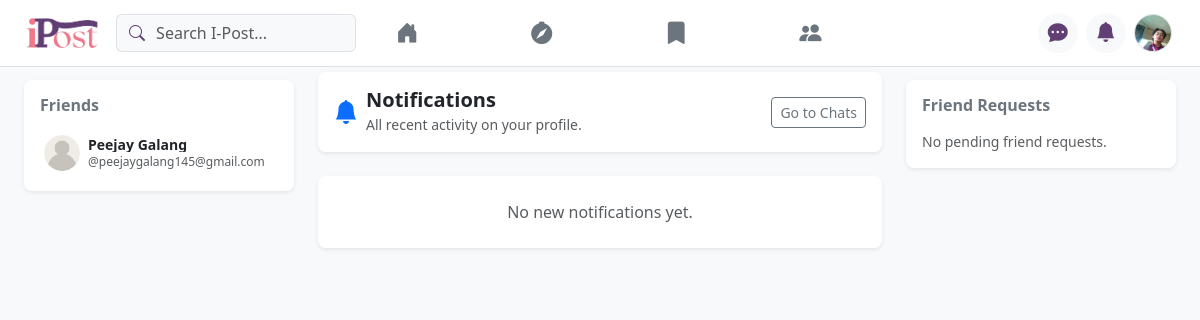
The page /Pages/notifications.php (signed in) on the database its author committed.
### tables this page shows
CREATE TABLE `users` (
  `id` bigint(20) UNSIGNED NOT NULL,
  `fullname` varchar(100) NOT NULL,
  `username` varchar(50) NOT NULL,
  `password_hash` varchar(255) NOT NULL,
  `bio` text DEFAULT NULL,
  `profile_picture` varchar(255) DEFAULT 'default_avatar.png',
  `cover_photo` varchar(255) DEFAULT NULL,
  `location` varchar(100) DEFAULT NULL,
  `birth_date` date DEFAULT NULL,
  `is_private` tinyint(1) DEFAULT 0,
  `created_at` timestamp NOT NULL DEFAULT current_timestamp(),
  `updated_at` timestamp NOT NULL DEFAULT current_timestamp() ON UPDATE current_timestamp()
);

### Context/getuserdata.php (called while the page is built, shortened)
<?php
    require_once __DIR__ . '/../config.php';
    $current_user_id = $_SESSION['user_id'];
    $stmtUser = mysqli_prepare($conn, "SELECT fullname, username, profile_picture FROM users WHERE id = ? LIMIT 1");
    mysqli_stmt_bind_param($stmtUser, "i", $current_user_id);
    mysqli_stmt_execute($stmtUser);
    $resultUser = mysqli_stmt_get_result($stmtUser);
    $user_data = mysqli_fetch_assoc($resultUser) ?: [
        'fullname' => $_SESSION['fullname'] ?? 'User',
        'username' => $_SESSION['username'] ?? 'user',
        'profile_picture' => ''
    ];
    if (!function_exists('getAvatar')) {
        function getAvatar($img) {
            return resolveUserImagePath($img, '../img/default_profile.png');
        }
    }
?>

### config.php (called while the page is built, shortened)
<?php
function resolveUserImagePath($path, $default = '../img/default_profile.png') {
    $normalized = trim(str_replace('\\', '/', $path));
    $normalized = preg_replace('#^img/uploads/#', 'uploads/', $normalized);
    $normalized = preg_replace('#^uploads/uploads/#', 'uploads/', $normalized);
    $project_root = __DIR__;
    $basename = basename($normalized);
    $root_rel = ltrim($normalized, '/');
    $candidates = [
        $normalized,
        '../' . $root_rel,
        './' . $root_rel,
        '../uploads/' . $basename,
        $project_root . '/uploads/' . $basename,
        $project_root . '/' . $root_rel,
    ];
    if (str_starts_with($normalized, 'uploads/')) {
        $candidates[] = '../' . $normalized;
    }
    foreach ($candidates as $candidate) {
        $key = trim((string)$candidate);
        $abs = $project_root . '/' . ltrim($key, '/');
        if (str_starts_with($key, '../') || str_starts_with($key, './')) {
            $abs = $project_root . '/' . ltrim(substr($key, 3), '/');
        }
        if (str_starts_with($key, 'uploads/')) {
            $abs = $project_root . '/' . $key;
            if (file_exists($abs) && is_file($abs)) {
                return '../' . $key;
            }
        }
        $uploads_abs = $project_root . '/uploads/' . $basename;
    }
    return $default;
}
?>

### Components/friends.php (the view, shortened to what this page needs)
<?php
$current_user_id = $_SESSION['user_id'] ?? null;
$query = "
    SELECT
        u.id AS friend_id,
        u.fullname,
        u.username,
        u.profile_picture
    FROM friends f
    JOIN users u ON (f.friend_user_id = u.id OR f.user_id = u.id)
    WHERE (f.user_id = ? OR f.friend_user_id = ?)
      AND u.id != ?
      AND f.status = 'accepted'
    ORDER BY u.fullname ASC
";
$stmt = $conn->prepare($query);
$stmt->bind_param("iii", $current_user_id, $current_user_id, $current_user_id);
$stmt->execute();
$friends_result = $stmt->get_result();
?>
<div class="card shadow-sm border-0 rounded-3">
    <div class="card-body p-3">
        <h6 class="card-title fw-bold text-secondary mb-3">Friends</h6>
        <?php if ($friends_result && $friends_result->num_rows > 0): ?>
            <div class="d-flex flex-column gap-2">
                <?php while ($friend = $friends_result->fetch_assoc()): ?>
                    <?php
                        $avatar = resolveUserImagePath($friend['profile_picture'] ?? '', '../img/default_profile.png');
                    ?>
                    <a href="profile.php?id=<?php echo $friend['friend_id']; ?>" class="d-flex align-items-center text-decoration-none p-1 rounded-2 hover-bg-light">
                        <img src="<?php echo htmlspecialchars($avatar); ?>"
                             alt="Profile"
                             class="rounded-circle me-2 object-fit-cover"
                             width="36"
                             height="36"
                             onerror="this.onerror=null; this.src='../img/default_profile.png';">
                        <div class="lh-1">
                            <span class="fw-bold d-block text-dark small text-truncate" style="max-width: 150px;"><?php echo htmlspecialchars($friend['fullname']); ?></span>
                            <small class="text-muted" style="font-size: 0.75rem;">@<?php echo htmlspecialchars($friend['username']); ?></small>
                        </div>
                    </a>
                <?php endwhile; ?>
            </div>
        <?php else: ?>
            <p class="text-muted small m-0">No friends added yet.</p>
        <?php endif; ?>
    </div>
</div>

### Components/nav.php (shortened to what this page needs)
<?php
    include_once __DIR__ . '/../Context/getuserdata.php';
    $current_page = basename($_SERVER['PHP_SELF']);
?>
    <nav class="navbar bg-white border-bottom fixed-top py-2 w-100" style="z-index: 1040; top: 0; left: 0;">
        <div class="container-fluid px-2 px-md-4 d-flex align-items-center justify-content-between flex-nowrap">
            <div class="d-none d-lg-flex align-items-center gap-3 flex-grow-0 me-2">
                <a href="dashboard.php" class="navbar-brand m-0 p-0">
                    <img src="../img/iPost_logo.png" alt="I-Post Logo" height="38">
                </a>
                <form role="search" action="search.php" method="GET" style="width: 240px;">
                    <div class="input-group">
                        <span class="input-group-text bg-light border-end-0 text-secondary-custom">
                            <i class="bi bi-search"></i>
                        </span>
                        <input class="form-control bg-light border-start-0 ps-0" type="search" name="q" placeholder="Search I-Post..." required>
                    </div>
                </form>
            </div>
            <ul class="navbar-nav mx-auto d-none d-lg-flex flex-row justify-content-center gap-5">
                <li class="nav-item mx-3">
                    <a class="nav-link nav-icon-link <?php echo ($current_page == 'dashboard.php') ? 'active' : ''; ?>" href="dashboard.php" title="Feed">
                        <i class="bi bi-house-door-fill"></i>
                    </a>
                </li>
                <li class="nav-item mx-3">
                    <a class="nav-link nav-icon-link <?php echo ($current_page == 'explore.php') ? 'active' : ''; ?>" href="explore.php" title="Explore">
                        <i class="bi bi-compass-fill"></i>
                    </a>
                </li>
                <li class="nav-item mx-3">
                    <a class="nav-link nav-icon-link <?php echo ($current_page == 'bookmarks.php') ? 'active' : ''; ?>" href="bookmarks.php" title="Saved Posts">
                        <i class="bi bi-bookmark-fill"></i>
                    </a>
                </li>
                <li class="nav-item mx-3">
                    <a class="nav-link nav-icon-link <?php echo ($current_page == 'friends.php') ? 'active' : ''; ?>" href="friends.php" title="Friends">
                        <i class="bi bi-people-fill"></i>
                    </a>
                </li>
                <li class="mx-3 d-none d-md-block">
                </li>
            </ul>
            <div class="d-flex align-items-center gap-2 flex-nowrap">
                <a class="btn btn-icon-custom position-relative" href="chats.php" title="Messages">
                    <i class="bi bi-chat-dots-fill fs-5"></i>
                </a>
                <a class="btn btn-icon-custom position-relative" href="notifications.php" title="Notifications">
                    <i class="bi bi-bell-fill fs-5"></i>
                </a>
                <div class="dropdown me-2 me-md-3 position-relative">
                    <a class="profile-nav-btn border-0 bg-transparent p-0 d-flex align-items-center cursor-pointer"
                            href="profile.php"
                            id="profileDropdownBtn"
                            data-bs-toggle="dropdown"
                            aria-expanded="false"
                            role="button">
                        <img src="<?php echo getAvatar($user_data['profile_picture'] ?? ''); ?>"
                            alt="Profile"
                            class="rounded-circle border profile-nav-img"
                            style="width: 38px; height: 38px; object-fit: cover;"
                            onerror="this.onerror=null; this.src='../img/default_profile.png';">
                    </a>
</div>
            </div>
        </div>
    </nav>

### Styles/style.css (style rules this page uses)
body { background-color: #f8f9fa; }

### Styles/nav.css (style rules this page uses)
:root { --primary-color: #EF798A; --secondary-color: #613F75; }
.text-secondary-custom { color: var(--secondary-color) !important; }
.nav-icon-link { font-size: 1.4rem; padding: 0.5rem 1rem !important; border-radius: 0.6rem; transition: all 0.2s ease; color: #6c757d; }
.btn-icon-custom { background-color: #f8f9fa; color: var(--secondary-color); transition: all 0.2s ease; width: 40px; height: 40px; min-width: 40px; padding: 0; display: flex; align-items: center; justify-content: center; border-radius: 50%; border: none; }
.profile-nav-btn { background: none; border: none; padding: 0; cursor: pointer; }
.profile-nav-img { width: 38px; height: 38px; min-width: 38px; object-fit: cover; }
.navbar, .dropdown-menu { overflow: visible !important; }

### rows shown on the page
users: profile_picture (picture)
users: fullname "Peejay Galang", username "peejaygalang145@gmail.com"
